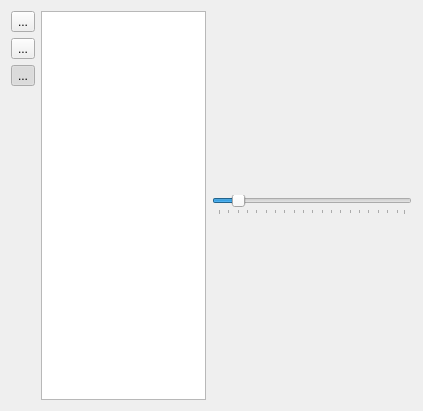
<?xml version="1.0" encoding="UTF-8"?>
<ui version="4.0">
 <class>NetworkFrame</class>
 <widget class="QFrame" name="NetworkFrame">
  <property name="geometry">
   <rect>
    <x>0</x>
    <y>0</y>
    <width>423</width>
    <height>411</height>
   </rect>
  </property>
  <property name="windowTitle">
   <string/>
  </property>
  <layout class="QHBoxLayout" name="horizontalLayout_2">
   <item>
    <layout class="QVBoxLayout" name="verticalLayout">
     <item>
      <widget class="QToolButton" name="btOptions">
       <property name="toolTip">
        <string>Change Network Options</string>
       </property>
       <property name="statusTip">
        <string>Change Network Options</string>
       </property>
       <property name="text">
        <string>...</string>
       </property>
       <property name="icon">
        <iconset resource="../ui.qrc">
         <normaloff>:/icons/images/preferences-system.svg</normaloff>:/icons/images/preferences-system.svg</iconset>
       </property>
      </widget>
     </item>
     <item>
      <widget class="QToolButton" name="btRuler">
       <property name="toolTip">
        <string>Change Network Scale</string>
       </property>
       <property name="statusTip">
        <string>Change Network Scale</string>
       </property>
       <property name="text">
        <string>...</string>
       </property>
       <property name="icon">
        <iconset resource="../ui.qrc">
         <normaloff>:/icons/images/ruler.svg</normaloff>:/icons/images/ruler.svg</iconset>
       </property>
       <property name="popupMode">
        <enum>QToolButton::InstantPopup</enum>
       </property>
      </widget>
     </item>
     <item>
      <widget class="QToolButton" name="btLock">
       <property name="toolTip">
        <string>Prevent the movement of nodes in this view</string>
       </property>
       <property name="statusTip">
        <string>Prevent the movement of nodes in this view</string>
       </property>
       <property name="text">
        <string>...</string>
       </property>
       <property name="icon">
        <iconset resource="../ui.qrc">
         <normaloff>:/icons/images/lock.svg</normaloff>:/icons/images/lock.svg</iconset>
       </property>
       <property name="checkable">
        <bool>true</bool>
       </property>
       <property name="checked">
        <bool>true</bool>
       </property>
      </widget>
     </item>
     <item>
      <spacer name="verticalSpacer">
       <property name="orientation">
        <enum>Qt::Vertical</enum>
       </property>
       <property name="sizeHint" stdset="0">
        <size>
         <width>20</width>
         <height>40</height>
        </size>
       </property>
      </spacer>
     </item>
    </layout>
   </item>
   <item>
    <widget class="NetworkView" name="gvNetwork"/>
   </item>
   <item>
    <widget class="Slider" name="sliderScale">
     <property name="minimumSize">
      <size>
       <width>200</width>
       <height>0</height>
      </size>
     </property>
     <property name="toolTip">
      <string>Change scale of network graph</string>
     </property>
     <property name="statusTip">
      <string>Change scale of network graph</string>
     </property>
     <property name="minimum">
      <number>1</number>
     </property>
     <property name="maximum">
      <number>100</number>
     </property>
     <property name="singleStep">
      <number>1</number>
     </property>
     <property name="value">
      <number>11</number>
     </property>
     <property name="orientation">
      <enum>Qt::Horizontal</enum>
     </property>
     <property name="tickPosition">
      <enum>QSlider::TicksBelow</enum>
     </property>
     <property name="tickInterval">
      <number>5</number>
     </property>
    </widget>
   </item>
  </layout>
 </widget>
 <customwidgets>
  <customwidget>
   <class>NetworkView</class>
   <extends>QGraphicsView</extends>
   <header>metgem_app/ui/widgets.h</header>
  </customwidget>
  <customwidget>
   <class>Slider</class>
   <extends>QSlider</extends>
   <header>metgem_app/ui/widgets.h</header>
  </customwidget>
 </customwidgets>
 <resources>
  <include location="../ui.qrc"/>
 </resources>
 <connections/>
 <buttongroups>
  <buttongroup name="groupAnnotations"/>
 </buttongroups>
</ui>
